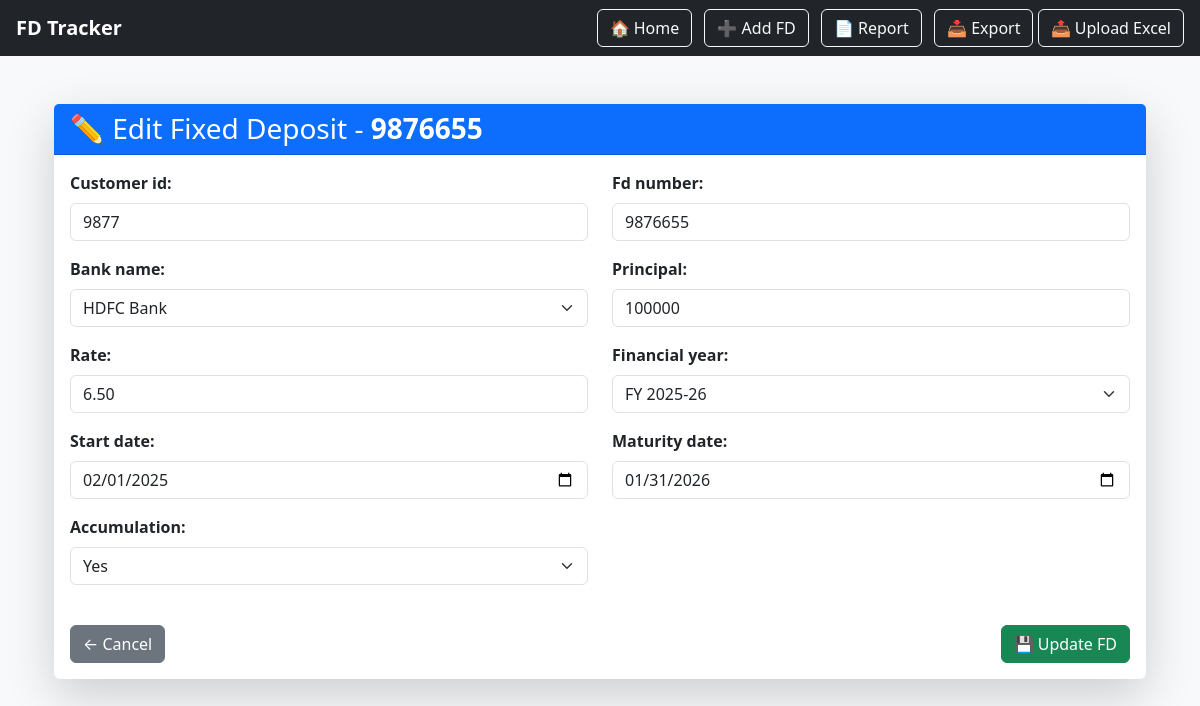
Page /edit-fd/64/ on the committed database.
### fdapp/models.py (models this page shows, shortened)
class FixedDeposit(models.Model):
    customer_id = models.CharField(max_length=100)
    fd_number = models.CharField(max_length=100)
    bank_name = models.CharField(max_length=100, choices=BANK_CHOICES)
    principal = models.IntegerField()
    rate = models.DecimalField(max_digits=5, decimal_places=2)
    start_date = models.DateField()
    maturity_date = models.DateField()
    financial_year = models.CharField(max_length=10, blank=True, null=True)
    interest = models.FloatField(blank=True, null=True)          # Total calculated interest
    tds = models.FloatField(blank=True, null=True)               # TDS on interest
    closing_balance = models.FloatField(blank=True, null=True)   # Final FD value
    interest_type = models.CharField(                            # 'Accrued' or 'Actual'
        max_length=20, blank=True, null=True
    )
    accumulation = models.CharField(                             # 'Yes' or 'No'
        max_length=3,
        choices=[('Yes', 'Yes'), ('No', 'No')],
        default='Yes'
    )
    uploaded_at = models.DateTimeField(auto_now_add=True)

### fdapp/views.py (the view)
# urls.py: path('edit-fd/<int:pk>/', views.edit_fd, name='edit_fd'),
def edit_fd(request, pk):
    fd = get_object_or_404(FixedDeposit, pk=pk)
    if request.method == 'POST':
        form = FixedDepositForm(request.POST, instance=fd)
        if form.is_valid():
            form.save()
            return redirect('home')
    else:
        form = FixedDepositForm(instance=fd)
    return render(request, 'edit_fd.html', {'form': form, 'fd': fd})

### fdapp/Templates/edit_fd.html (shortened to what this page needs)
{% extends "base.html" %}
{% block content %}
<div class="container mt-5">
  <div class="card shadow-lg border-0">
    <div class="card-header bg-primary text-white">
      <h3 class="mb-0">✏️ Edit Fixed Deposit - <strong>{{ fd.fd_number }}</strong></h3>
    </div>
    <div class="card-body">
      <form method="POST" class="needs-validation" novalidate>
        <div class="row">
          {% for field in form %}
            <div class="mb-3 col-md-6">
              <label class="form-label fw-bold">{{ field.label_tag }}</label>
              {{ field }}
            </div>
          {% endfor %}
        </div>
        <div class="d-flex justify-content-between mt-4">
          <a href="{% url 'home' %}" class="btn btn-secondary">← Cancel</a>
          <button type="submit" class="btn btn-success">💾 Update FD</button>
        </div>
      </form>
    </div>
  </div>
</div>
{% endblock %}

### rows in the picture
FixedDeposit: fd_number "9876655", form "9877" "9876655" "HDFC Bank" "100000" "6.50" "FY 2025-26" "02/01/2025" "01/31/2026" "Yes"

### other values in the picture
{{ field.label_tag }} "Customer id:" "Fd number:" "Bank name:" "Principal:" "Rate:" "Financial year:" "Start date:" "Maturity date:" "Accumulation:"
